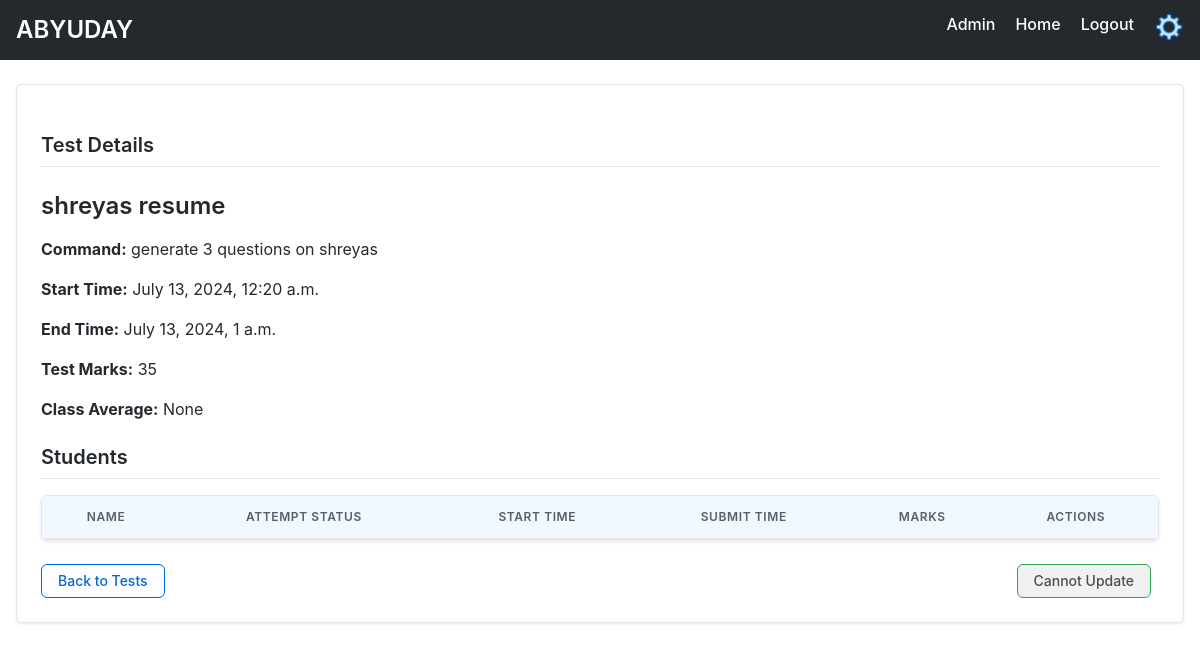
The page /test-dashboard/3/ (signed in) on the database as committed earlier.
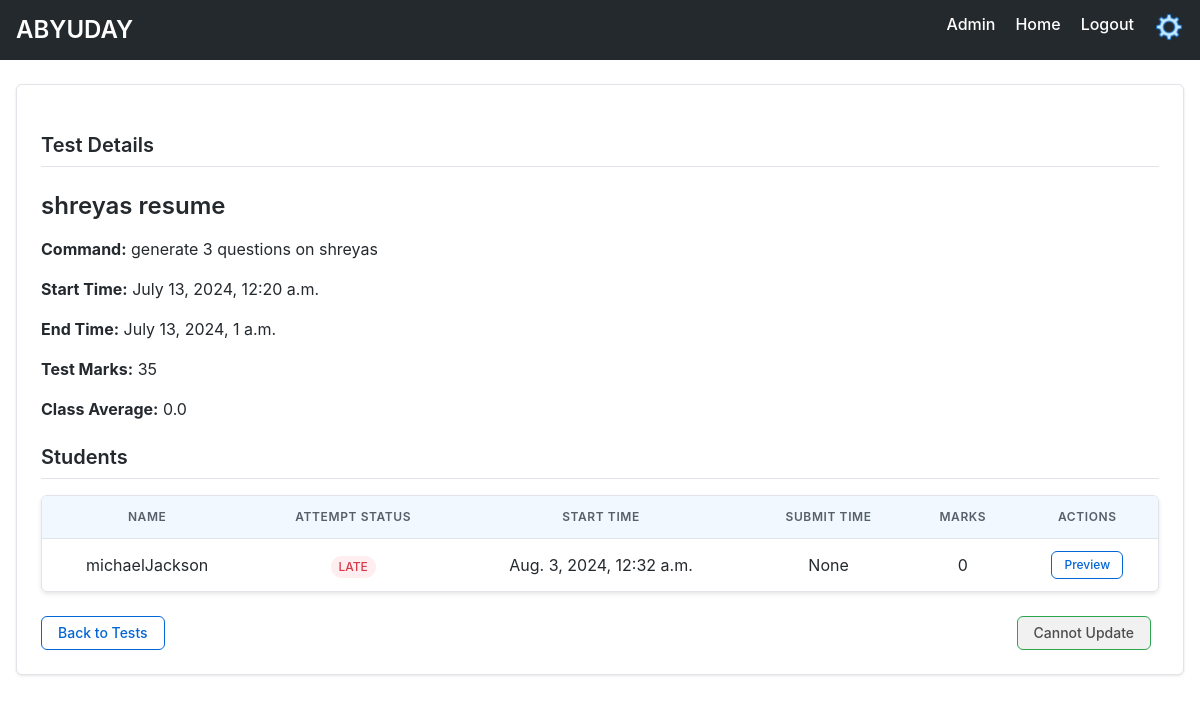
The same page on the database as committed later.
### firstapp/models.py (models this page shows, shortened)
class Students(models.Model):
    name = models.OneToOneField(User, on_delete=models.CASCADE, limit_choices_to={'groups__name': 'Students'})
    teacher = models.ForeignKey(Teacher, related_name='students',on_delete=models.CASCADE)
    description = models.TextField(blank=True)
    display_profile = models.ImageField(upload_to='profile_pics',blank=True)
    added_at= models.DateTimeField(auto_now_add=True)

class Test(models.Model):
    teacher = models.ForeignKey(Teacher, related_name='tests', on_delete=models.CASCADE)
    test_data=models.JSONField()
    display_name = models.CharField(max_length=100)
    test_name=models.CharField(max_length=100)
    test_total_marks=models.PositiveBigIntegerField()
    file_path=models.CharField(max_length=1000)
    start_time=models.DateTimeField()
    end_time=models.DateTimeField()

class TestAttempt(models.Model):
    student=models.ForeignKey(Students,related_name='test_history',on_delete=models.CASCADE)
    test=models.ForeignKey(Test,related_name='test',on_delete=models.CASCADE)
    Submitted_data=models.JSONField(null=True, default=dict)
    test_marks=models.PositiveBigIntegerField(default=0)
    attempt_start=models.DateTimeField()
    attempt_end=models.DateTimeField(blank=True, null=True)
    class Meta:
        unique_together = ('student' , 'test')

### firstapp/views.py (the view)
# urls.py: path('test-dashboard/<int:pk>/', views.Test_View.as_view(), name='test_dashboard'),
class Test_View(LoginRequiredMixin,PermissionRequiredMixin,DetailView):
    permission_required='firstapp.add_students'
    template_name='firstapp/test_view.html'
    model=Test
    def get_context_data(self, **kwargs: Any) -> dict[str, Any]:
        context= super().get_context_data(**kwargs)
        context["students"]=Students.objects.filter(
            test_history__test=self.object,
        )
        context["test"]=self.object
        context["average"]=TestAttempt.objects.filter(test=self.object).aggregate(Avg('test_marks'))['test_marks__avg']
        return context

### firstapp/templatetags/firstapp_extras.py (called while the page is built)
@register.filter(is_safe=True)
def student_test_start_time(value,arg):
    return TestAttempt.objects.get(student=value,test=arg).attempt_start

@register.filter(is_safe=True)
def student_test_end_time(value,arg):
    return TestAttempt.objects.get(student=value,test=arg).attempt_end

@register.filter(is_safe=True)
def student_test_attempt_marks(value,arg):
    return TestAttempt.objects.get(student=value,test=arg).test_marks

@register.filter(is_safe=True)
def student_test_attempt_status(value,arg):
    correct_attempt=Students.objects.filter(
        test_history__test=arg,
        test_history__attempt_start__lte=arg.end_time
    )
    correct_attempt_names=[i.name.username for i in correct_attempt]
    if value.name.username in correct_attempt_names:
        return "Accepted"
    return "Late"

@register.filter(is_safe=True)
def compare_timezone(value, arg=None):
    if arg is None:
        arg = timezone.now()
    if value > arg:
        return 'greater'
    return 'lesser'

@register.filter(is_safe=True)
def get_teacher_id(value, arg=None):
    if arg is None:
        user=User.objects.get(pk=value)
        return Teacher.objects.get(name = user).id

### firstapp/templates/firstapp/test_view.html (shortened to what this page needs)
{% extends "firstapp/base.html" %}
{% load firstapp_extras %}
{% load static %}
{% block style_block %}
<link rel="stylesheet" href="{% static 'firstapp/teacher_detail.css' %}">
{% endblock %}
{% block body_block %}
<div class="content-container">
  <h1 class="section-title">Test Details</h1>
  <div class="test-info">
    <h2>{{ test.display_name }}</h2>
    <p><strong>Command:</strong> {{ test.test_name }}</p>
    <p><strong>Start Time:</strong> {{ test.start_time }}</p>
    <p><strong>End Time:</strong> {{ test.end_time }}</p>
    <p><strong>Test Marks:</strong> {{ test.test_total_marks }}</p>
    <p><strong>Class Average:</strong> {{ average }}</p>
  </div>
  <div class="students-container">
    <h3 class="section-title">Students</h3>
    <table>
      <thead>
        <tr>
          <th>Name</th>
          <th>Attempt Status</th>
          <th>Start Time</th>
          <th>Submit Time</th>
          <th>Marks</th>
          <th>Actions</th>
        </tr>
      </thead>
      <tbody>
        {% for student in students %}
        <tr>
          <td>{{ student.name.username }}</td>
          <td>
            <span class="status-badge {% if student|student_test_attempt_status:test == 'Accepted' %}status-active{% else %}status-inactive{% endif %}">
              {{ student|student_test_attempt_status:test }}
            </span>
          </td>
          <td>{{ student|student_test_start_time:test }}</td>
          <td>{{ student|student_test_end_time:test }}</td>
          <td>{{ student|student_test_attempt_marks:test }}</td>
          <td>
            <a href="{% url 'firstapp:preview-test' id=test.id stud_id=student.id %}" class="button button-outline button-small">Preview</a>
          </td>
        </tr>
        {% endfor %}
      </tbody>
    </table>
  </div>
  <div class="action-buttons" style="justify-content: space-between;">
    <a href="{% url 'firstapp:home' %}" class="button button-outline">Back to Tests</a>
    <div style="display: flex; justify-content: flex-end;">
      {% if test.end_time|compare_timezone == 'greater' %}
        <a href="{% url 'firstapp:update-test' pk=test.id %}"><img src="{% static 'firstapp/images/customize.png'%} " width="30px" height="30px" alt="img"></a>
        <a href="{% url 'firstapp:delete-test' pk=test.id %}"><img src="{% static 'firstapp/images/delete.png'%} " width="30px" height="30px" alt="img" style="margin-left: 5px;"></a>
      {%else%}
      <span class="button button-primary" style="background-color: rgba(240, 240, 240, 0.904);color: rgb(77, 77, 77);">Cannot Update</span>
      {%endif%}
    </div>
  </div>
</div>
{% endblock %}

Rows that differ between the two databases and show on the page:
added Students: name.username "michaelJackson", name.username "LATE", id.attempt_start "Aug. 3, 2024, 12:32 a.m.", id.attempt_end "None", id.test_marks "0"
Other text that changed with them:
{{ average }}: "None" → "0.0"
